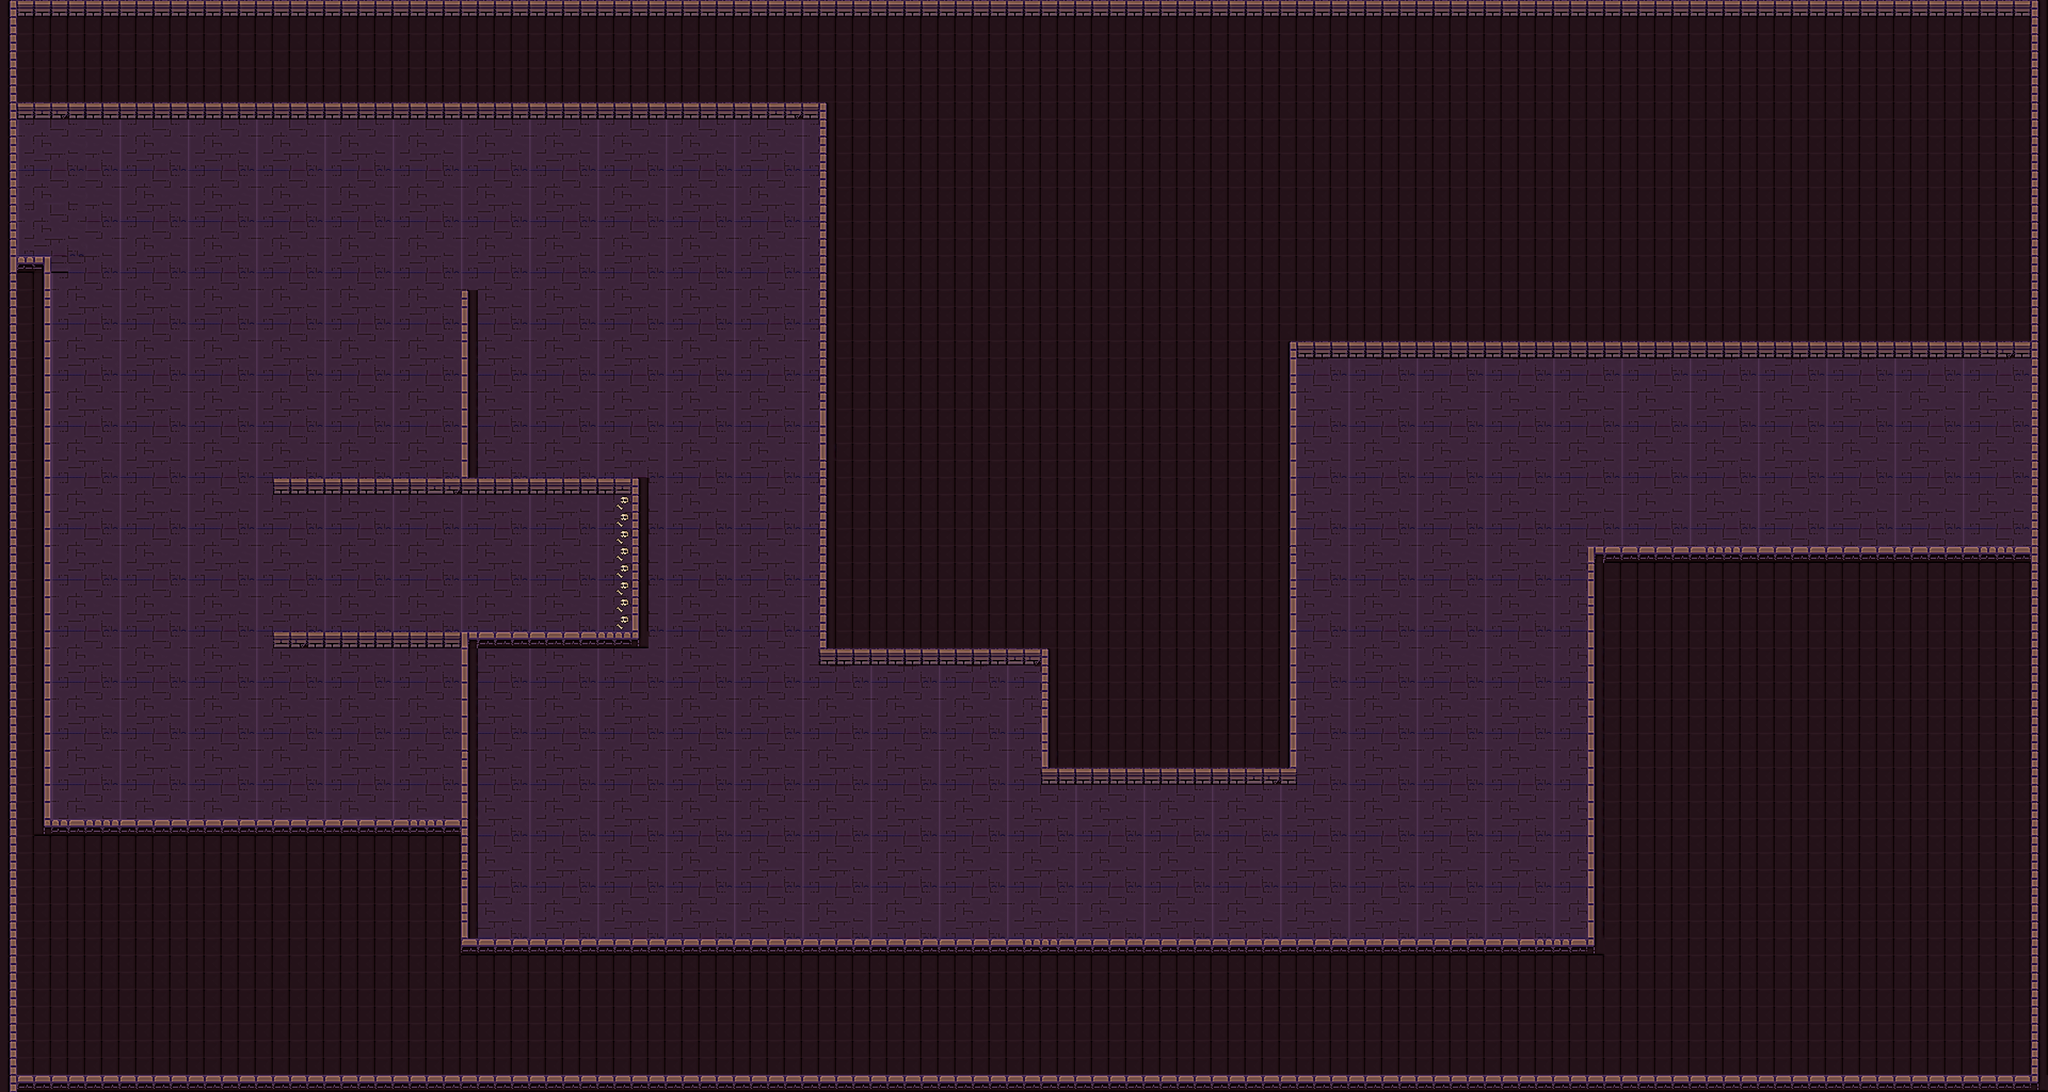

The image is a tile-based game level rendered from a .tmx file. Its description and source (layers, tilesets, objects; grid data summarised) follow:
An orthogonal 120x64 tile map with 32x32 px tiles, 2 tile layers (Слой тайлов 1, obj).

<map version="1.9" tiledversion="1.9.2" orientation="orthogonal" renderorder="right-down" width="120" height="64" tilewidth="32" tileheight="32" infinite="0" nextlayerid="3" nextobjectid="1">
 <tileset firstgid="1" source="tileset_map_new.tsx" />
 <layer id="1" name="Слой тайлов 1" width="120" height="64">
  <data>[7680 cells, 7680 non-empty, 34 distinct tile ids]</data>
 </layer>
 <layer id="2" name="obj" width="120" height="64" locked="1">
  <data>[7680 cells, 8 non-empty, 1 distinct tile ids]</data>
 </layer>
</map>